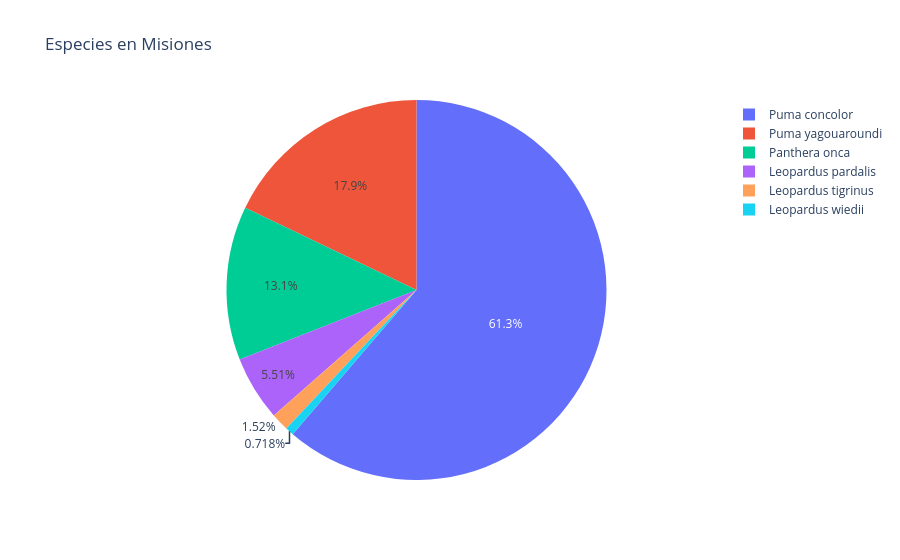

Notebook code for this chart:
### Markdown cell above
## 6) ¿Como están distribuidas las especies en la provincia de misiones?

### Code cell
misiones = felinos[felinos["stateProvince"] == "Misiones"]
especies_misiones = misiones["species"].value_counts()
px.pie(data_frame=especies_misiones, values=especies_misiones.values, names=especies_misiones.index, title="Especies en Misiones").show()

### Figure 1 — Plotly figure (JSON) as saved in the notebook; plotly's stock layout.template omitted (floating-point values rounded to 4 significant figures)
{"data": [{"domain": {"x": [0, 1], "y": [0, 1]}, "hovertemplate": "label=%{label}<br>value=%{value}<extra></extra>", "labels": ["Puma concolor", "Puma yagouaroundi", "Panthera onca", "Leopardus pardalis", "Leopardus tigrinus", "Leopardus wiedii"], "legendgroup": "", "name": "", "showlegend": true, "type": "pie", "values": [768, 224, 164, 69, 19, 9]}], "layout": {"legend": {"tracegroupgap": 0}, "title": {"text": "Especies en Misiones"}}}
